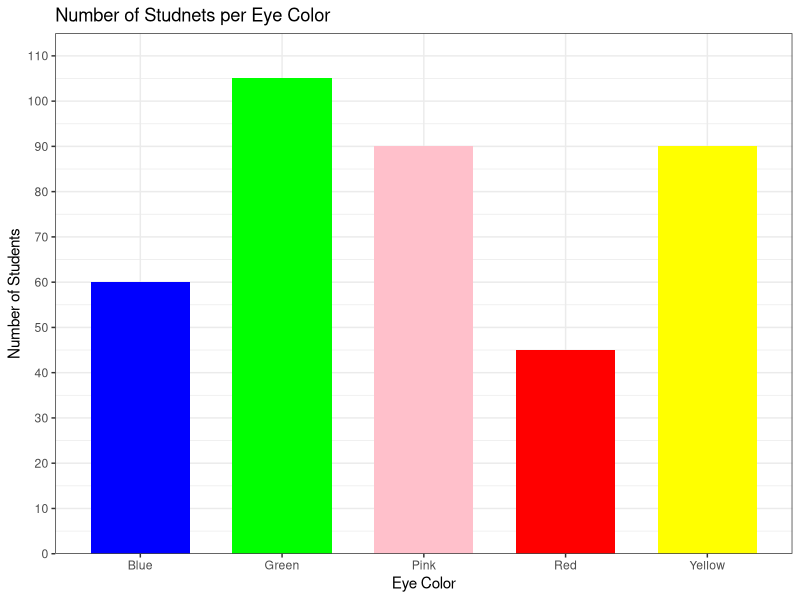
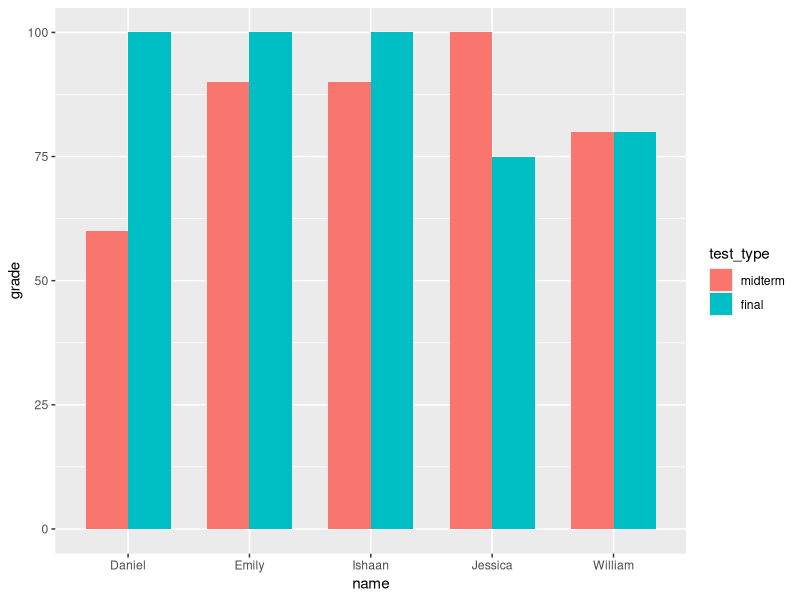
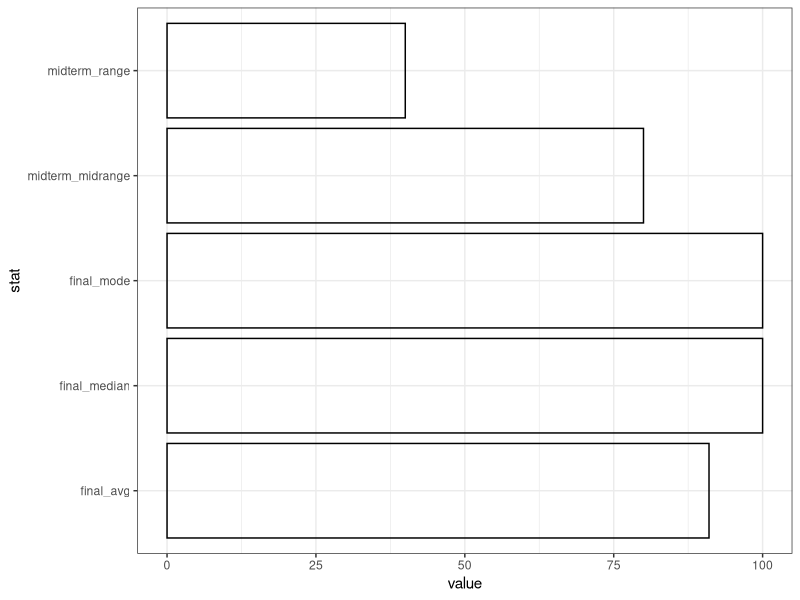
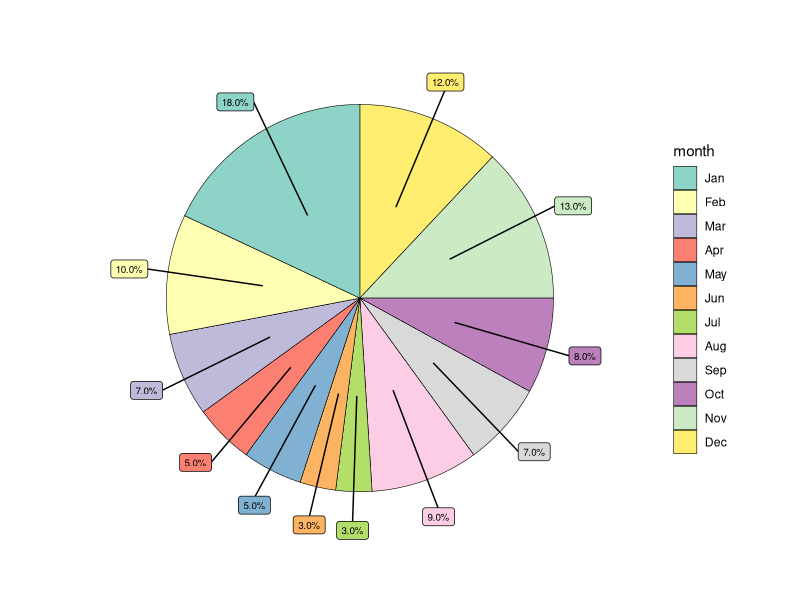

Source code (R) for these figures, in order:
## ---- chunk 1
graphics.off()
rm(list = ls())
library(patchwork)
library(tidyverse)
## ---- chunk 2
d <- tibble(
  color = c("Blue", "Green", "Red", "Yellow", "Pink"),
  n = c(60, 105, 45, 90, 90)
)

ggplot(d, aes(x=color, y=n))+
  geom_col(width = 0.7, fill = d$color) +
  scale_y_continuous(limits = c(0, max(d$n)+10),
                     breaks = seq(from=0, to=max(d$n)+10, by = 10),
                     expand = c(0,0))+
  theme_bw() +
  labs(x="Eye Color",y="Number of Students", title = "Number of Studnets per Eye Color")
## ---- chunk 3

get_mode <- function(x) {
  ux <- unique(x)
  ux[which.max(tabulate(match(x, ux)))]
}

d <- tibble(
  name = c("Ishaan", "Emily", "Daniel", "Jessica", "William"),
  midterm = c(90, 90, 60, 100, 80),
  final = c(100, 100, 100, 75, 80)
  )
d_long <- d |> 
  pivot_longer(
    cols = c(midterm, final),
    values_to = "grade",
    names_to = "test_type"
  ) |> 
  mutate(test_type = factor(test_type, levels = c("midterm", "final")))

ggplot(d_long, aes(x = name, y = grade, fill = test_type))+
  geom_col(width = 0.7, position = position_dodge(width = 0.7))

summary <- d |> 
  summarise(final_median = median(final),
            midterm_midrange = (max(midterm) + min(midterm))/2,
            final_avg = mean(final),
            final_mode = get_mode(final),
            midterm_range = max(midterm)-min(midterm))
summary <- summary |> 
  pivot_longer(cols = names(summary),
               names_to = "stat",
               values_to = "value")
summary
ggplot(summary, aes(y=stat, x=value)) +
  geom_col(color = "black", alpha=0) +
  theme_bw()

## ---- chunk 4

library(ggrepel)

months <- c("Jan", "Feb", "Mar", "Apr", "May", "Jun", "Jul", "Aug", "Sep", "Oct", "Nov", "Dec")
months <- factor(months, levels = months)

s <- tibble(
  month = months,
  percent_sales = c(0.18, 0.1, 0.07, 0.05, 0.05, 0.03, 0.03, 0.09, 0.07, 0.08, 0.13, 0.12)
) |> 
  arrange(desc(month)) |> 
  mutate(cumsum = cumsum(percent_sales),
         pos = cumsum - percent_sales/2,
         label = scales::percent(percent_sales))
s |> 
  ggplot(aes(x="", y=percent_sales, fill = month)) +
  geom_col(width=1, color="black", linewidth = 0.2) +
  coord_polar(theta = "y") +
  scale_fill_brewer(palette = "Set3") +
  geom_label_repel(aes(y = pos, label = label),
                   size = 2.5,
                   nudge_x = 0.7,
                   show.legend = FALSE) +
  theme_minimal() +
  theme(axis.line = element_blank(),
        axis.title = element_blank(),
        axis.text = element_blank(),
        axis.ticks = element_blank(),
        panel.grid = element_blank())
## ---- chunk 5

a11 <- 14
a21 <- 30 - 14
a12 <- 26 - 14
a22 <- 60 - 26 - a21

two_way_matrix <- matrix(c(a11, a12, a21, a22), nrow = 2, byrow = TRUE)
two_way_table <- as.table(two_way_matrix)
dimnames(two_way_table) <- list('Duration of Cold' = c('longer than 7 days', 'shorter than 7 days'),
                                'Medicine' = c('Received', 'Not Received'))
print(two_way_table)

## ---- chunk 6
d <- tibble(
  PetSource = c("Store or breeder", "Stray", "Shelter", "Family or friends"),
  Dogs = c(65, 11, 65, 35),
  Cats = c(5, 30, 49, 31),
  Total = c(70, 41, 114, 66)
)

d

## ---- chunk 7
round((56/110)*100, digits = 2)

